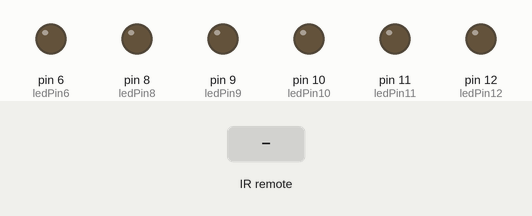
Recording of a sketch running on a simulated Arduino Uno, built with avr-gcc and run on an emulated ATmega328P. Shown: output pins drawn as LEDs (lit = HIGH). Dashed ring = blinking. Inputs (shaded band) come from the test bench.

Above: at 1.2 s.
1.3 s: infrared code 0xFF30CF received
At 1.7 s:
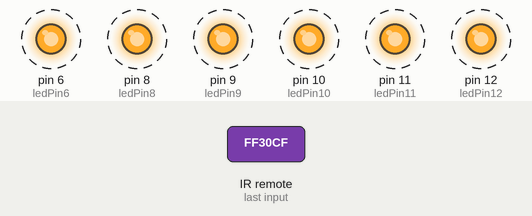
4.3 s: infrared code 0xFF6897 received
At 4.7 s:
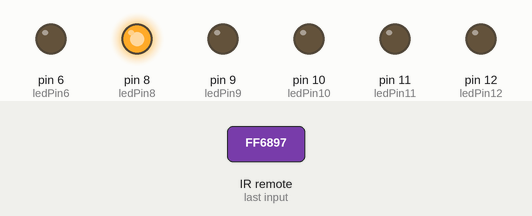
At 5.7 s:
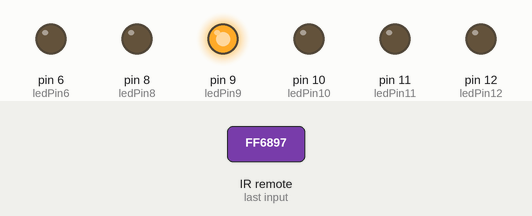
Timing chart, 0 to 16.3 s (numbered marks = the images above; inputs shaded):
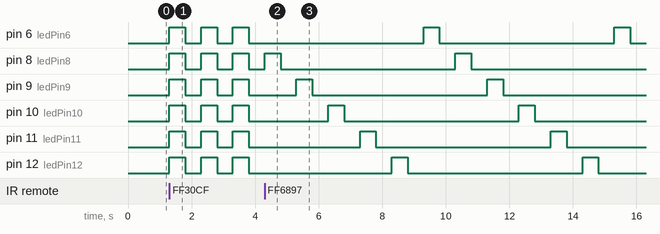

The sketch:

laserPulse.ino
```cpp
//Written by Andrew O'Reilly and Alexander Parady
//UCF Center for Microgravity Research | Florida Space Institute
//Last revised: 5/2/2020


#include <IRremote.h>
const int RECV_PIN = 7;
const int ledPin8 = 8;
const int ledPin9 = 9;
const int ledPin10 = 10;
const int ledPin11 = 11;
const int ledPin12 = 12;
const int ledPin6 = 6;
IRrecv irrecv(RECV_PIN);
decode_results results;
const int SERIES = 1;
const int SYNC = 0;
int currentMode = -1;

void setup()
{
  irrecv.enableIRIn();
  pinMode(ledPin8, OUTPUT);
  pinMode(ledPin9, OUTPUT);
  pinMode(ledPin10, OUTPUT);
  pinMode(ledPin11, OUTPUT);
  pinMode(ledPin12, OUTPUT);
  pinMode(ledPin6, OUTPUT);
  Serial.begin(9600);
}

void loop()
{
  if (irrecv.decode(&results)) //decodes value sent my IR remote to IR sensor
  {

    irrecv.resume();   // resets the sensor and prepares for the next value
  }

  switch (results.value) // set mode from button press in variable currentMode
  {

    case 0xFF30CF:         //HEX value for the "1" button on remote
      currentMode = SYNC;
      break;

    case 0xFF6897:        //HEX value for the "0" value on the remote
      currentMode = SERIES;
      break;

    default:
      break;
  }

  switch (currentMode)   // control patterns based on mode
  {

    case SYNC:                    //LEDs pulse at the same time
      digitalWrite(ledPin8, HIGH);  //Send power to pin
      digitalWrite(ledPin9, HIGH);
      digitalWrite(ledPin10, HIGH);
      digitalWrite(ledPin11, HIGH);
      digitalWrite(ledPin12, HIGH);
      digitalWrite(ledPin6, HIGH);
      delay(500);                   //wait x amount of time (500 milliseconds)
      digitalWrite(ledPin8, LOW);   //Cut off power to pin
      digitalWrite(ledPin9, LOW);
      digitalWrite(ledPin10, LOW);
      digitalWrite(ledPin11, LOW);
      digitalWrite(ledPin12, LOW);
      digitalWrite(ledPin6, LOW);
      delay(500);
      break;

    case SERIES:                  //LEDs pulse in a chasing sequence
      digitalWrite(ledPin8, HIGH);  //Send power to pin
      delay(500);                   //wait x amount of time (500 milliseconds)
      digitalWrite(ledPin8, LOW);   //Cut off power to pin
      delay(500);
      digitalWrite(ledPin9, HIGH);
      delay(500);
      digitalWrite(ledPin9, LOW);
      delay(500);
      digitalWrite(ledPin10, HIGH);
      delay(500);
      digitalWrite(ledPin10, LOW);
      delay(500);
      digitalWrite(ledPin11, HIGH);
      delay(500);
      digitalWrite(ledPin11, LOW);
      delay(500);
      digitalWrite(ledPin12, HIGH);
      delay(500);
      digitalWrite(ledPin12, LOW);
      delay(500);
      digitalWrite(ledPin6, HIGH);
      delay(500);
      digitalWrite(ledPin6, LOW);
      delay(500);
      break;

    default:
      break;

  }
}
```

Measured:
- after the input at 1.3 s, pin 6 (ledPin6), pin 8 (ledPin8), pin 9 (ledPin9), pin 10 (ledPin10), pin 11 (ledPin11), pin 12 (ledPin12): alternates HIGH for 0.50 s and LOW for 0.50 s, starting at once
- after the input at 4.3 s, pin 6 (ledPin6): alternates HIGH for 0.50 s and LOW for 5.5 s, starting after 5.0 s; pin 8 (ledPin8): LOW → HIGH after 6.0 s, → LOW 0.50 s later
